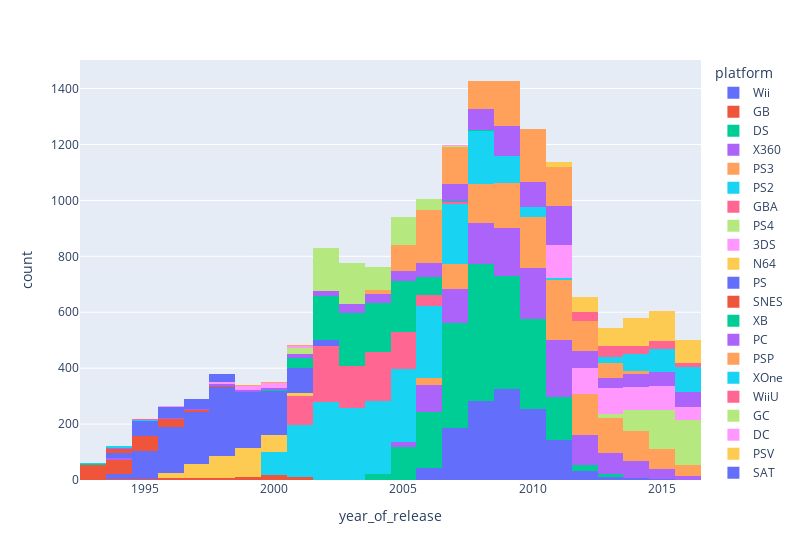

Write notebook code for a chart like this one.
### Markdown cell above
#### Прогнозирование продаж на 2017 год и тренды
* Ранее мы выявнили, что в 2010 году произошел кризис, из графика выше видно, что после этого периода появление игр находилось на одном уровне
* Оптимальным периодом определим 5 последних лет, когда внешние факторы оказывали минимальное плияние на выпуск игр, помимо этого 5 лет - близок к среднему периоду выхода/ухода новых платформ

### Code cell
px.histogram(df,x='year_of_release',color = 'platform',width=800)

### Figure 1 — Plotly figure (JSON) as saved in the notebook; plotly's stock layout.template omitted (floating-point values rounded to 4 significant figures; data arrays with more than 128 entries replaced by an {"elided": "..."} marker saying what was removed)
{"data": [{"alignmentgroup": "True", "bingroup": "x", "hovertemplate": "platform=Wii<br>year_of_release=%{x}<br>count=%{y}<extra></extra>", "legendgroup": "Wii", "marker": {"color": "#636efa", "pattern": {"shape": ""}}, "name": "Wii", "offsetgroup": "Wii", "orientation": "v", "showlegend": true, "type": "histogram", "x": {"elided": "1286 int values"}, "xaxis": "x", "yaxis": "y"}, {"alignmentgroup": "True", "bingroup": "x", "hovertemplate": "platform=GB<br>year_of_release=%{x}<br>count=%{y}<extra></extra>", "legendgroup": "GB", "marker": {"color": "#EF553B", "pattern": {"shape": ""}}, "name": "GB", "offsetgroup": "GB", "orientation": "v", "showlegend": true, "type": "histogram", "x": [1996, 1999, 1998, 2000, 1999, 1994, 1999, 1994, 1998, 1994, 1995, 1996, 1998, 1998, 2000, 2000, 2000, 1998, 2001, 2001, 2001, 1998, 2001, 1997, 1996, 1997, 2000, 2000, 1997, 1999, 2000, 1999, 1997, 2001, 2000, 2000, 1999, 1995, 2001, 1999, 1997, 2001, 1998, 1997, 1996, 1995, 1999, 1995, 1999, 2000, 1996, 2000, 2000, 1997, 1996, 1997, 2000, 1999, 2000, 2001, 2000, 1999, 2001, 2000, 2001, 2000, 1998], "xaxis": "x", "yaxis": "y"}, {"alignmentgroup": "True", "bingroup": "x", "hovertemplate": "platform=DS<br>year_of_release=%{x}<br>count=%{y}<extra></extra>", "legendgroup": "DS", "marker": {"color": "#00cc96", "pattern": {"shape": ""}}, "name": "DS", "offsetgroup": "DS", "orientation": "v", "showlegend": true, "type": "histogram", "x": {"elided": "2120 int values"}, "xaxis": "x", "yaxis": "y"}, {"alignmentgroup": "True", "bingroup": "x", "hovertemplate": "platform=X360<br>year_of_release=%{x}<br>count=%{y}<extra></extra>", "legendgroup": "X360", "marker": {"color": "#ab63fa", "pattern": {"shape": ""}}, "name": "X360", "offsetgroup": "X360", "orientation": "v", "showlegend": true, "type": "histogram", "x": {"elided": "1232 int values"}, "xaxis": "x", "yaxis": "y"}, {"alignmentgroup": "True", "bingroup": "x", "hovertemplate": "platform=PS3<br>year_of_release=%{x}<br>count=%{y}<extra></extra>", "legendgroup": "PS3", "marker": {"color": "#FFA15A", "pattern": {"shape": ""}}, "name": "PS3", "offsetgroup": "PS3", "orientation": "v", "showlegend": true, "type": "histogram", "x": {"elided": "1306 int values"}, "xaxis": "x", "yaxis": "y"}, {"alignmentgroup": "True", "bingroup": "x", "hovertemplate": "platform=PS2<br>year_of_release=%{x}<br>count=%{y}<extra></extra>", "legendgroup": "PS2", "marker": {"color": "#19d3f3", "pattern": {"shape": ""}}, "name": "PS2", "offsetgroup": "PS2", "orientation": "v", "showlegend": true, "type": "histogram", "x": {"elided": "2127 int values"}, "xaxis": "x", "yaxis": "y"}, {"alignmentgroup": "True", "bingroup": "x", "hovertemplate": "platform=GBA<br>year_of_release=%{x}<br>count=%{y}<extra></extra>", "legendgroup": "GBA", "marker": {"color": "#FF6692", "pattern": {"shape": ""}}, "name": "GBA", "offsetgroup": "GBA", "orientation": "v", "showlegend": true, "type": "histogram", "x": {"elided": "811 int values"}, "xaxis": "x", "yaxis": "y"}, {"alignmentgroup": "True", "bingroup": "x", "hovertemplate": "platform=PS4<br>year_of_release=%{x}<br>count=%{y}<extra></extra>", "legendgroup": "PS4", "marker": {"color": "#B6E880", "pattern": {"shape": ""}}, "name": "PS4", "offsetgroup": "PS4", "orientation": "v", "showlegend": true, "type": "histogram", "x": {"elided": "392 int values"}, "xaxis": "x", "yaxis": "y"}, {"alignmentgroup": "True", "bingroup": "x", "hovertemplate": "platform=3DS<br>year_of_release=%{x}<br>count=%{y}<extra></extra>", "legendgroup": "3DS", "marker": {"color": "#FF97FF", "pattern": {"shape": ""}}, "name": "3DS", "offsetgroup": "3DS", "orientation": "v", "showlegend": true, "type": "histogram", "x": {"elided": "512 int values"}, "xaxis": "x", "yaxis": "y"}, {"alignmentgroup": "True", "bingroup": "x", "hovertemplate": "platform=N64<br>year_of_release=%{x}<br>count=%{y}<extra></extra>", "legendgroup": "N64", "marker": {"color": "#FECB52", "pattern": {"shape": ""}}, "name": "N64", "offsetgroup": "N64", "orientation": "v", "showlegend": true, "type": "histogram", "x": {"elided": "316 int values"}, "xaxis": "x", "yaxis": "y"}, {"alignmentgroup": "True", "bingroup": "x", "hovertemplate": "platform=PS<br>year_of_release=%{x}<br>count=%{y}<extra></extra>", "legendgroup": "PS", "marker": {"color": "#636efa", "pattern": {"shape": ""}}, "name": "PS", "offsetgroup": "PS", "orientation": "v", "showlegend": true, "type": "histogram", "x": {"elided": "1190 int values"}, "xaxis": "x", "yaxis": "y"}, {"alignmentgroup": "True", "bingroup": "x", "hovertemplate": "platform=SNES<br>year_of_release=%{x}<br>count=%{y}<extra></extra>", "legendgroup": "SNES", "marker": {"color": "#EF553B", "pattern": {"shape": ""}}, "name": "SNES", "offsetgroup": "SNES", "orientation": "v", "showlegend": true, "type": "histogram", "x": {"elided": "190 int values"}, "xaxis": "x", "yaxis": "y"}, {"alignmentgroup": "True", "bingroup": "x", "hovertemplate": "platform=XB<br>year_of_release=%{x}<br>count=%{y}<extra></extra>", "legendgroup": "XB", "marker": {"color": "#00cc96", "pattern": {"shape": ""}}, "name": "XB", "offsetgroup": "XB", "orientation": "v", "showlegend": true, "type": "histogram", "x": {"elided": "803 int values"}, "xaxis": "x", "yaxis": "y"}, {"alignmentgroup": "True", "bingroup": "x", "hovertemplate": "platform=PC<br>year_of_release=%{x}<br>count=%{y}<extra></extra>", "legendgroup": "PC", "marker": {"color": "#ab63fa", "pattern": {"shape": ""}}, "name": "PC", "offsetgroup": "PC", "orientation": "v", "showlegend": true, "type": "histogram", "x": {"elided": "950 int values"}, "xaxis": "x", "yaxis": "y"}, {"alignmentgroup": "True", "bingroup": "x", "hovertemplate": "platform=PSP<br>year_of_release=%{x}<br>count=%{y}<extra></extra>", "legendgroup": "PSP", "marker": {"color": "#FFA15A", "pattern": {"shape": ""}}, "name": "PSP", "offsetgroup": "PSP", "orientation": "v", "showlegend": true, "type": "histogram", "x": {"elided": "1193 int values"}, "xaxis": "x", "yaxis": "y"}, {"alignmentgroup": "True", "bingroup": "x", "hovertemplate": "platform=XOne<br>year_of_release=%{x}<br>count=%{y}<extra></extra>", "legendgroup": "XOne", "marker": {"color": "#19d3f3", "pattern": {"shape": ""}}, "name": "XOne", "offsetgroup": "XOne", "orientation": "v", "showlegend": true, "type": "histogram", "x": {"elided": "247 int values"}, "xaxis": "x", "yaxis": "y"}, {"alignmentgroup": "True", "bingroup": "x", "hovertemplate": "platform=WiiU<br>year_of_release=%{x}<br>count=%{y}<extra></extra>", "legendgroup": "WiiU", "marker": {"color": "#FF6692", "pattern": {"shape": ""}}, "name": "WiiU", "offsetgroup": "WiiU", "orientation": "v", "showlegend": true, "type": "histogram", "x": {"elided": "147 int values"}, "xaxis": "x", "yaxis": "y"}, {"alignmentgroup": "True", "bingroup": "x", "hovertemplate": "platform=GC<br>year_of_release=%{x}<br>count=%{y}<extra></extra>", "legendgroup": "GC", "marker": {"color": "#B6E880", "pattern": {"shape": ""}}, "name": "GC", "offsetgroup": "GC", "orientation": "v", "showlegend": true, "type": "histogram", "x": {"elided": "542 int values"}, "xaxis": "x", "yaxis": "y"}, {"alignmentgroup": "True", "bingroup": "x", "hovertemplate": "platform=DC<br>year_of_release=%{x}<br>count=%{y}<extra></extra>", "legendgroup": "DC", "marker": {"color": "#FF97FF", "pattern": {"shape": ""}}, "name": "DC", "offsetgroup": "DC", "orientation": "v", "showlegend": true, "type": "histogram", "x": [1998, 2000, 1999, 1999, 2000, 2000, 1999, 1999, 1998, 1999, 1999, 2001, 1999, 2002, 1998, 1999, 2000, 2000, 2000, 2001, 2000, 1999, 2001, 1998, 2000, 2000, 2000, 2001, 2001, 2000, 1999, 1999, 1999, 2000, 2000, 1999, 2000, 1998, 2000, 2000, 2001, 1998, 2000, 1998, 2000, 2000, 1999, 2001, 2001, 2008, 2000, 2007], "xaxis": "x", "yaxis": "y"}, {"alignmentgroup": "True", "bingroup": "x", "hovertemplate": "platform=PSV<br>year_of_release=%{x}<br>count=%{y}<extra></extra>", "legendgroup": "PSV", "marker": {"color": "#FECB52", "pattern": {"shape": ""}}, "name": "PSV", "offsetgroup": "PSV", "orientation": "v", "showlegend": true, "type": "histogram", "x": {"elided": "429 int values"}, "xaxis": "x", "yaxis": "y"}, {"alignmentgroup": "True", "bingroup": "x", "hovertemplate": "platform=SAT<br>year_of_release=%{x}<br>count=%{y}<extra></extra>", "legendgroup": "SAT", "marker": {"color": "#636efa", "pattern": {"shape": ""}}, "name": "SAT", "offsetgroup": "SAT", "orientation": "v", "showlegend": true, "type": "histogram", "x": {"elided": "173 int values"}, "xaxis": "x", "yaxis": "y"}, {"alignmentgroup": "True", "bingroup": "x", "hovertemplate": "platform=GEN<br>year_of_release=%{x}<br>count=%{y}<extra></extra>", "legendgroup": "GEN", "marker": {"color": "#EF553B", "pattern": {"shape": ""}}, "name": "GEN", "offsetgroup": "GEN", "orientation": "v", "showlegend": true, "type": "histogram", "x": [1994, 1994, 1994, 1994, 1994, 1994, 1993, 1993, 1994, 1994, 1994, 1993, 1993, 1993, 1993, 1993, 1994, 1994, 1994], "xaxis": "x", "yaxis": "y"}, {"alignmentgroup": "True", "bingroup": "x", "hovertemplate": "platform=NES<br>year_of_release=%{x}<br>count=%{y}<extra></extra>", "legendgroup": "NES", "marker": {"color": "#00cc96", "pattern": {"shape": ""}}, "name": "NES", "offsetgroup": "NES", "orientation": "v", "showlegend": true, "type": "histogram", "x": [1993, 1993, 1993, 1993, 1994], "xaxis": "x", "yaxis": "y"}, {"alignmentgroup": "True", "bingroup": "x", "hovertemplate": "platform=SCD<br>year_of_release=%{x}<br>count=%{y}<extra></extra>", "legendgroup": "SCD", "marker": {"color": "#ab63fa", "pattern": {"shape": ""}}, "name": "SCD", "offsetgroup": "SCD", "orientation": "v", "showlegend": true, "type": "histogram", "x": [1993, 1994, 1994, 1994, 1994, 1994], "xaxis": "x", "yaxis": "y"}, {"alignmentgroup": "True", "bingroup": "x", "hovertemplate": "platform=WS<br>year_of_release=%{x}<br>count=%{y}<extra></extra>", "legendgroup": "WS", "marker": {"color": "#FFA15A", "pattern": {"shape": ""}}, "name": "WS", "offsetgroup": "WS", "orientation": "v", "showlegend": true, "type": "histogram", "x": [2000, 1999, 2001, 1999, 2000, 2001], "xaxis": "x", "yaxis": "y"}, {"alignmentgroup": "True", "bingroup": "x", "hovertemplate": "platform=NG<br>year_of_release=%{x}<br>count=%{y}<extra></extra>", "legendgroup": "NG", "marker": {"color": "#19d3f3", "pattern": {"shape": ""}}, "name": "NG", "offsetgroup": "NG", "orientation": "v", "showlegend": true, "type": "histogram", "x": [1994, 1994, 1995, 1994, 1993, 1994, 1995, 1993, 1996, 1996, 1995, 1995], "xaxis": "x", "yaxis": "y"}, {"alignmentgroup": "True", "bingroup": "x", "hovertemplate": "platform=TG16<br>year_of_release=%{x}<br>count=%{y}<extra></extra>", "legendgroup": "TG16", "marker": {"color": "#FF6692", "pattern": {"shape": ""}}, "name": "TG16", "offsetgroup": "TG16", "orientation": "v", "showlegend": true, "type": "histogram", "x": [1995, 1995], "xaxis": "x", "yaxis": "y"}, {"alignmentgroup": "True", "bingroup": "x", "hovertemplate": "platform=3DO<br>year_of_release=%{x}<br>count=%{y}<extra></extra>", "legendgroup": "3DO", "marker": {"color": "#B6E880", "pattern": {"shape": ""}}, "name": "3DO", "offsetgroup": "3DO", "orientation": "v", "showlegend": true, "type": "histogram", "x": [1995, 1994, 1995], "xaxis": "x", "yaxis": "y"}, {"alignmentgroup": "True", "bingroup": "x", "hovertemplate": "platform=PCFX<br>year_of_release=%{x}<br>count=%{y}<extra></extra>", "legendgroup": "PCFX", "marker": {"color": "#FF97FF", "pattern": {"shape": ""}}, "name": "PCFX", "offsetgroup": "PCFX", "orientation": "v", "showlegend": true, "type": "histogram", "x": [1996], "xaxis": "x", "yaxis": "y"}], "layout": {"barmode": "relative", "legend": {"title": {"text": "platform"}, "tracegroupgap": 0}, "margin": {"t": 60}, "width": 800, "xaxis": {"anchor": "y", "domain": [0, 1], "title": {"text": "year_of_release"}}, "yaxis": {"anchor": "x", "domain": [0, 1], "title": {"text": "count"}}}}
